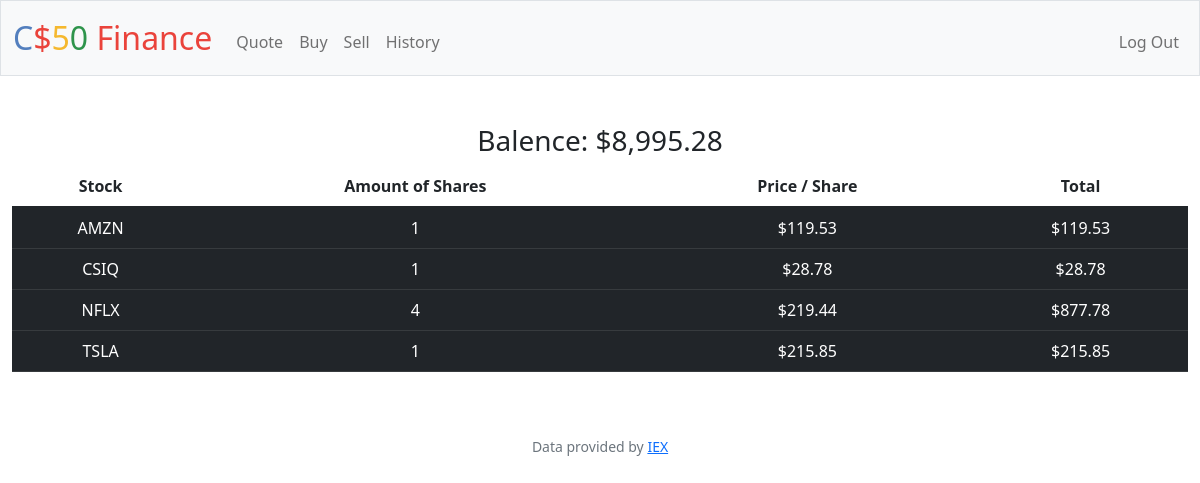
Page / (signed in) on the earlier database version.
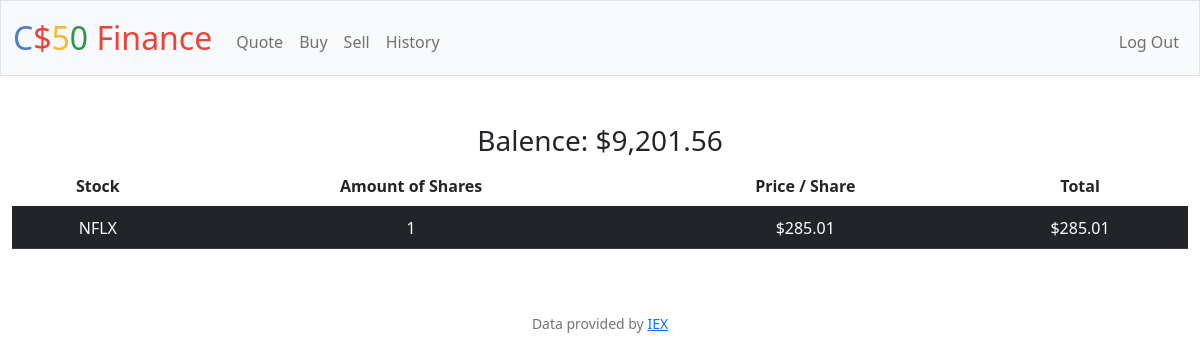
Same page on the later database version.
### tables this page shows
CREATE TABLE 'Purchases' ('symbol' TEXT, 'shares' INTEGER, 'price' REAL, 'id'  INTEGER PRIMARY KEY  , 'user_id' INTEGER, 'type' TEXT);

### app.py (the view)
@app.route("/")
@login_required
def index():
    user_id = session["user_id"]
    purchases_db = db.execute("SELECT symbol, SUM(SHARES) AS shares, price FROM purchases WHERE user_id = ? AND shares > 0 AND type = 'BUY' GROUP BY symbol", user_id)
    total = db.execute("SELECT SUM(price) AS total FROM purchases WHERE user_id = ?", user_id)
    total = total[0]['total']
    cash_db = db.execute("SELECT cash FROM users WHERE id = ?", user_id)
    cash = usd(cash_db[0]["cash"])
    return render_template("index.html", database=purchases_db, cash=cash, total=total)

### app.py (called while the page is built)
@app.after_request
def after_request(response):
    response.headers["Cache-Control"] = "no-cache, no-store, must-revalidate"
    response.headers["Expires"] = 0
    response.headers["Pragma"] = "no-cache"
    return response

### helpers.py (called while the page is built)
def login_required(f):
    @wraps(f)
    def decorated_function(*args, **kwargs):
        if session.get("user_id") is None:
            return redirect("/login")
        return f(*args, **kwargs)
    return decorated_function

def usd(value):
    return f"${value:,.2f}"

### templates/index.html (shortened to what this page needs)
{% extends "layout.html" %}
{% block main %}
<h3>Balence: {{ cash }} </h3>
<div class="section" >
 <table class="table table-striped-columns">
    <thead>
        <tr>
            <th scope="col">Stock</th>
            <th cope="col">Amount of Shares</th>
            <th scope="col">Price / Share</th>
            <th scope="col">Total</th>
        </tr>
    </thead>
    <tbody>
        {% for row in database %}
        <tr class="table-dark">
            <td class="table-dark"> {{ row["symbol"] }} </td>
            <td class="table-dark"> {{ row["shares"] }} </td>
            <td class="table-dark"> {{ row["price"] | usd }} </td>
            <td class="table-dark"> {{ (row["shares"] * row["price"]) | usd }} </td>
          </tr>
        {% endfor %}
    </tbody>
    </table>
 </div>
{% endblock %}

### templates/layout.html (shortened to what this page needs)
<!DOCTYPE html>
<html lang="en">
    <head>
        <link href="https://cdn.jsdelivr.net/npm/bootstrap@5.1.3/dist/css/bootstrap.min.css" rel="stylesheet">
        <link href="/static/styles.css" rel="stylesheet">
    </head>
    <body>
        <nav class="bg-light border navbar navbar-expand-md navbar-light">
            <div class="container-fluid">
                <a class="navbar-brand" href="/"><span class="blue">C</span><span class="red">$</span><span class="yellow">5</span><span class="green">0</span> <span class="red">Finance</span></a>
                <div class="collapse navbar-collapse" id="navbar">
                    {% if session["user_id"] %}
                        <ul class="navbar-nav me-auto mt-2">
                            <li class="nav-item"><a class="nav-link" href="/quote">Quote</a></li>
                            <li class="nav-item"><a class="nav-link" href="/buy">Buy</a></li>
                            <li class="nav-item"><a class="nav-link" href="/sell">Sell</a></li>
                            <li class="nav-item"><a class="nav-link" href="/history">History</a></li>
                        </ul>
                        <ul class="navbar-nav ms-auto mt-2">
                            <li class="nav-item"><a class="nav-link" href="/logout">Log Out</a></li>
                        </ul>
                    {% else %}
                        <ul class="navbar-nav ms-auto mt-2">
                            <li class="nav-item"><a class="nav-link" href="/register">Register</a></li>
                            <li class="nav-item"><a class="nav-link" href="/login">Log In</a></li>
                        </ul>
                    {% endif %}
                </div>
            </div>
        </nav>
        <main class="container-fluid py-5 text-center">
            {% block main %}{% endblock %}
        </main>
        <footer class="mb-5 small text-center text-muted">
            Data provided by <a href="https://iexcloud.io/">IEX</a>
        </footer>
    </body>
</html>

### static/styles.css (style rules this page uses)
nav .navbar-brand { font-size: xx-large; }
nav .navbar-brand .blue { color: #537fbe; }
nav .navbar-brand .red { color: #ea433b; }
nav .navbar-brand .yellow { color: #f5b82e; }
nav .navbar-brand .green { color: #2e944b; }

Differences in the rows shown:
removed Purchases: symbol "AMZN", shares "1", price "$119.53", (row['shares']*row['price'])|usd "$119.53"
removed Purchases: symbol "CSIQ", shares "1", price "$28.78", (row['shares']*row['price'])|usd "$28.78"
removed Purchases: symbol "TSLA", shares "1", price "$215.85", (row['shares']*row['price'])|usd "$215.85"
changed Purchases "NFLX": shares "4" → "1"; price "$219.44" → "$285.01"; (row['shares']*row['price'])|usd "$877.78" → "$285.01"
Other differences:
{{ cash }}: "$8,995.28" → "$9,201.56"
